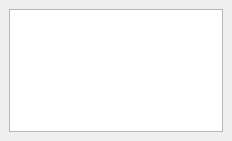
<?xml version="1.0" encoding="UTF-8"?>
<ui version="4.0">
 <class>QlrBrowserDockWidgetBase</class>
 <widget class="QDockWidget" name="QlrBrowserDockWidgetBase">
  <property name="geometry">
   <rect>
    <x>0</x>
    <y>0</y>
    <width>232</width>
    <height>141</height>
   </rect>
  </property>
  <property name="windowTitle">
   <string>Qlr Browser</string>
  </property>
  
  
   <widget class="QWidget" name="dockWidgetContents">
  <property name="geometry">
   <rect>
    <x>0</x>
    <y>0</y>
    <width>390</width>
    <height>657</height>
   </rect>
  </property>
  <layout class="QVBoxLayout" name="verticalLayout">
   <item>
    <widget class="QTreeView" name="treeView">
     <property name="selectionBehavior">
      <enum>QAbstractItemView::SelectRows</enum>
     </property>
    </widget>
   </item>
  </layout>
 </widget>
 
 </widget>
 
 <resources/>
 <connections/>
</ui>
